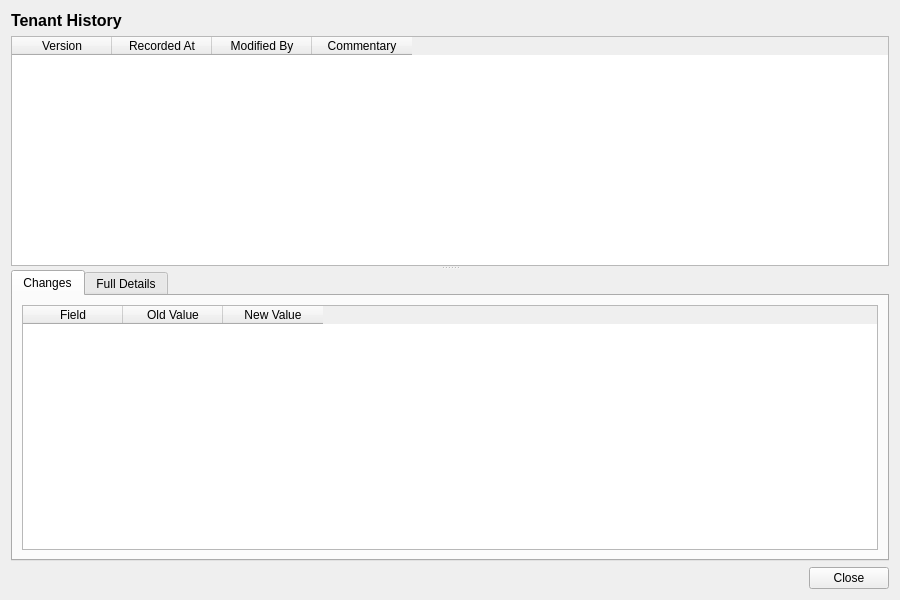
<?xml version="1.0" encoding="UTF-8"?>
<ui version="4.0">
 <class>TenantHistoryDialog</class>
 <widget class="QWidget" name="TenantHistoryDialog">
  <property name="geometry">
   <rect>
    <x>0</x>
    <y>0</y>
    <width>900</width>
    <height>600</height>
   </rect>
  </property>
  <property name="windowTitle">
   <string>Tenant History</string>
  </property>
  <layout class="QVBoxLayout" name="verticalLayout">
   <item>
    <widget class="QLabel" name="titleLabel">
     <property name="font">
      <font>
       <pointsize>12</pointsize>
       <bold>true</bold>
      </font>
     </property>
     <property name="text">
      <string>Tenant History</string>
     </property>
    </widget>
   </item>
   <item>
    <widget class="QSplitter" name="splitter">
     <property name="orientation">
      <enum>Qt::Vertical</enum>
     </property>
     <widget class="QTableWidget" name="versionListWidget">
      <property name="minimumHeight">
       <number>150</number>
      </property>
      <property name="maximumHeight">
       <number>250</number>
      </property>
      <property name="alternatingRowColors">
       <bool>true</bool>
      </property>
      <property name="editTriggers">
       <set>QAbstractItemView::NoEditTriggers</set>
      </property>
      <property name="selectionMode">
       <enum>QAbstractItemView::SingleSelection</enum>
      </property>
      <property name="selectionBehavior">
       <enum>QAbstractItemView::SelectRows</enum>
      </property>
      <column>
       <property name="text">
        <string>Version</string>
       </property>
      </column>
      <column>
       <property name="text">
        <string>Recorded At</string>
       </property>
      </column>
      <column>
       <property name="text">
        <string>Modified By</string>
       </property>
      </column>
      <column>
       <property name="text">
        <string>Commentary</string>
       </property>
      </column>
     </widget>
     <widget class="QWidget" name="detailWidget">
      <layout class="QVBoxLayout" name="detailLayout">
       <property name="leftMargin">
        <number>0</number>
       </property>
       <property name="topMargin">
        <number>0</number>
       </property>
       <property name="rightMargin">
        <number>0</number>
       </property>
       <property name="bottomMargin">
        <number>0</number>
       </property>
       <item>
        <widget class="QTabWidget" name="tabWidget">
         <property name="currentIndex">
          <number>0</number>
         </property>
         <widget class="QWidget" name="changesTab">
          <attribute name="title">
           <string>Changes</string>
          </attribute>
          <layout class="QVBoxLayout" name="changesTabLayout">
           <item>
            <widget class="QTableWidget" name="changesTableWidget">
             <property name="editTriggers">
              <set>QAbstractItemView::NoEditTriggers</set>
             </property>
             <property name="alternatingRowColors">
              <bool>true</bool>
             </property>
             <property name="selectionMode">
              <enum>QAbstractItemView::SingleSelection</enum>
             </property>
             <property name="selectionBehavior">
              <enum>QAbstractItemView::SelectRows</enum>
             </property>
             <column>
              <property name="text">
               <string>Field</string>
              </property>
             </column>
             <column>
              <property name="text">
               <string>Old Value</string>
              </property>
             </column>
             <column>
              <property name="text">
               <string>New Value</string>
              </property>
             </column>
            </widget>
           </item>
          </layout>
         </widget>
         <widget class="QWidget" name="fullDetailsTab">
          <attribute name="title">
           <string>Full Details</string>
          </attribute>
          <layout class="QVBoxLayout" name="fullDetailsTabLayout">
           <item>
            <widget class="QScrollArea" name="scrollArea">
             <property name="widgetResizable">
              <bool>true</bool>
             </property>
             <widget class="QWidget" name="scrollAreaWidgetContents">
              <property name="geometry">
               <rect>
                <x>0</x>
                <y>0</y>
                <width>560</width>
                <height>450</height>
               </rect>
              </property>
              <layout class="QFormLayout" name="formLayout">
               <item row="0" column="0">
                <widget class="QLabel" name="codeLabel">
                 <property name="text">
                  <string>Code:</string>
                 </property>
                </widget>
               </item>
               <item row="0" column="1">
                <widget class="QLabel" name="codeValue">
                 <property name="text">
                  <string/>
                 </property>
                </widget>
               </item>
               <item row="1" column="0">
                <widget class="QLabel" name="nameLabel">
                 <property name="text">
                  <string>Name:</string>
                 </property>
                </widget>
               </item>
               <item row="1" column="1">
                <widget class="QLabel" name="nameValue">
                 <property name="text">
                  <string/>
                 </property>
                </widget>
               </item>
               <item row="2" column="0">
                <widget class="QLabel" name="typeLabel">
                 <property name="text">
                  <string>Type:</string>
                 </property>
                </widget>
               </item>
               <item row="2" column="1">
                <widget class="QLabel" name="typeValue">
                 <property name="text">
                  <string/>
                 </property>
                </widget>
               </item>
               <item row="3" column="0">
                <widget class="QLabel" name="hostnameLabel">
                 <property name="text">
                  <string>Hostname:</string>
                 </property>
                </widget>
               </item>
               <item row="3" column="1">
                <widget class="QLabel" name="hostnameValue">
                 <property name="text">
                  <string/>
                 </property>
                </widget>
               </item>
               <item row="4" column="0">
                <widget class="QLabel" name="statusLabel">
                 <property name="text">
                  <string>Status:</string>
                 </property>
                </widget>
               </item>
               <item row="4" column="1">
                <widget class="QLabel" name="statusValue">
                 <property name="text">
                  <string/>
                 </property>
                </widget>
               </item>
               <item row="5" column="0">
                <widget class="QLabel" name="versionNumberLabel">
                 <property name="text">
                  <string>Version:</string>
                 </property>
                </widget>
               </item>
               <item row="5" column="1">
                <widget class="QLabel" name="versionNumberValue">
                 <property name="text">
                  <string/>
                 </property>
                </widget>
               </item>
               <item row="6" column="0">
                <widget class="QLabel" name="modifiedByLabel">
                 <property name="text">
                  <string>Modified By:</string>
                 </property>
                </widget>
               </item>
               <item row="6" column="1">
                <widget class="QLabel" name="modifiedByValue">
                 <property name="text">
                  <string/>
                 </property>
                </widget>
               </item>
               <item row="7" column="0">
                <widget class="QLabel" name="recordedAtLabel">
                 <property name="text">
                  <string>Recorded At:</string>
                 </property>
                </widget>
               </item>
               <item row="7" column="1">
                <widget class="QLabel" name="recordedAtValue">
                 <property name="text">
                  <string/>
                 </property>
                </widget>
               </item>
               <item row="8" column="0">
                <widget class="QLabel" name="changeCommentaryLabel">
                 <property name="text">
                  <string>Change Commentary:</string>
                 </property>
                </widget>
               </item>
               <item row="8" column="1">
                <widget class="QLabel" name="changeCommentaryValue">
                 <property name="text">
                  <string/>
                 </property>
                 <property name="wordWrap">
                  <bool>true</bool>
                 </property>
                </widget>
               </item>
              </layout>
             </widget>
            </widget>
           </item>
          </layout>
         </widget>
        </widget>
       </item>
      </layout>
     </widget>
    </widget>
   </item>
   <item>
    <layout class="QHBoxLayout" name="buttonLayout">
     <item>
      <spacer name="horizontalSpacer">
       <property name="orientation">
        <enum>Qt::Horizontal</enum>
       </property>
       <property name="sizeHint" stdset="0">
        <size><width>40</width><height>20</height></size>
       </property>
      </spacer>
     </item>
     <item>
      <widget class="QPushButton" name="closeButton">
       <property name="text">
        <string>Close</string>
       </property>
      </widget>
     </item>
    </layout>
   </item>
  </layout>
 </widget>
 <resources/>
 <connections/>
</ui>
